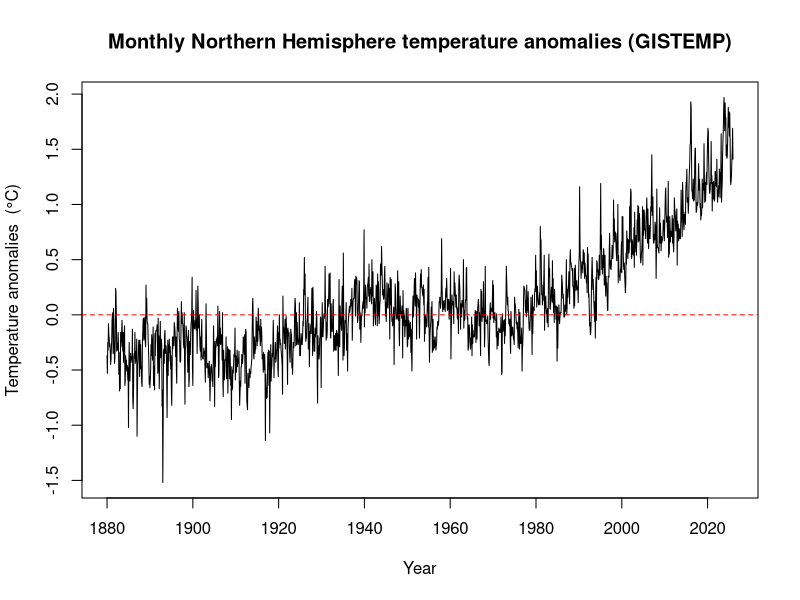
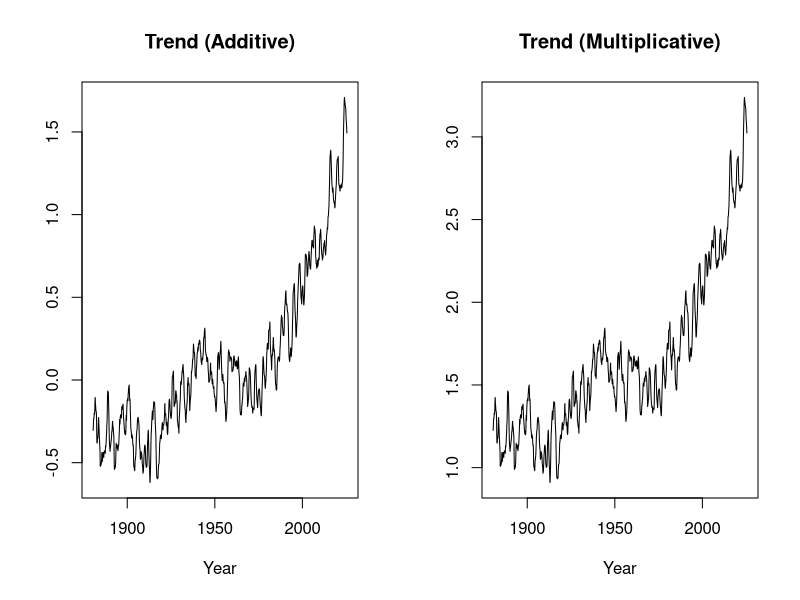
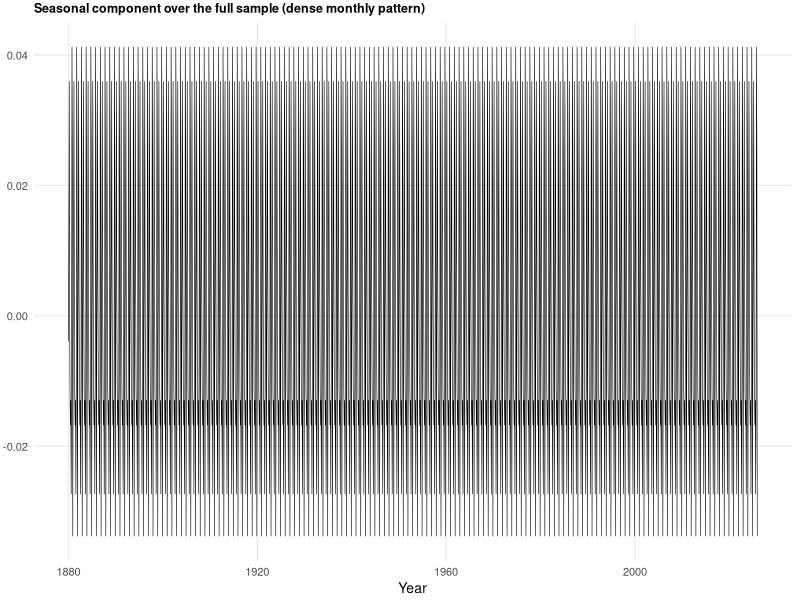
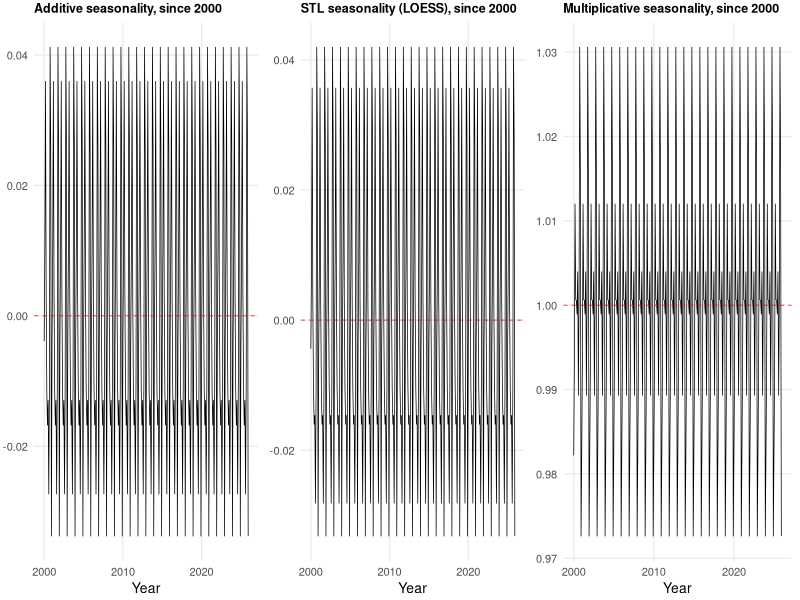
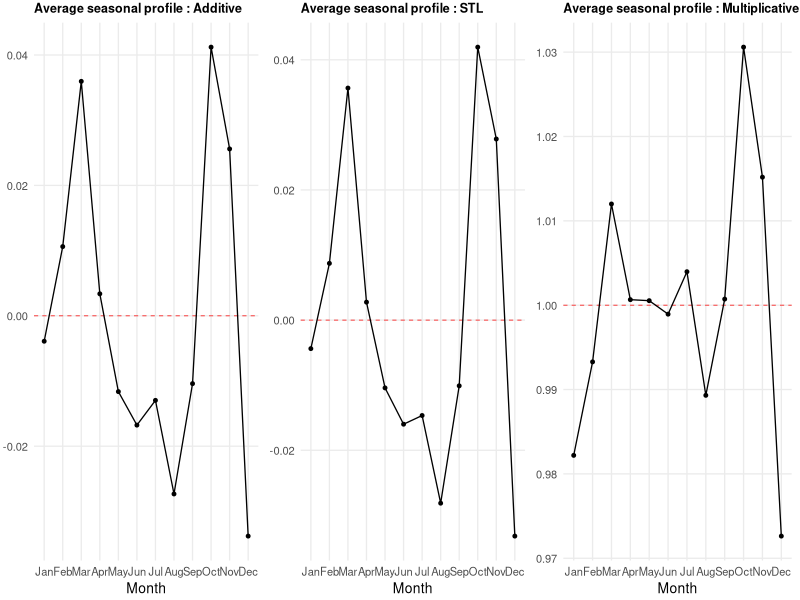
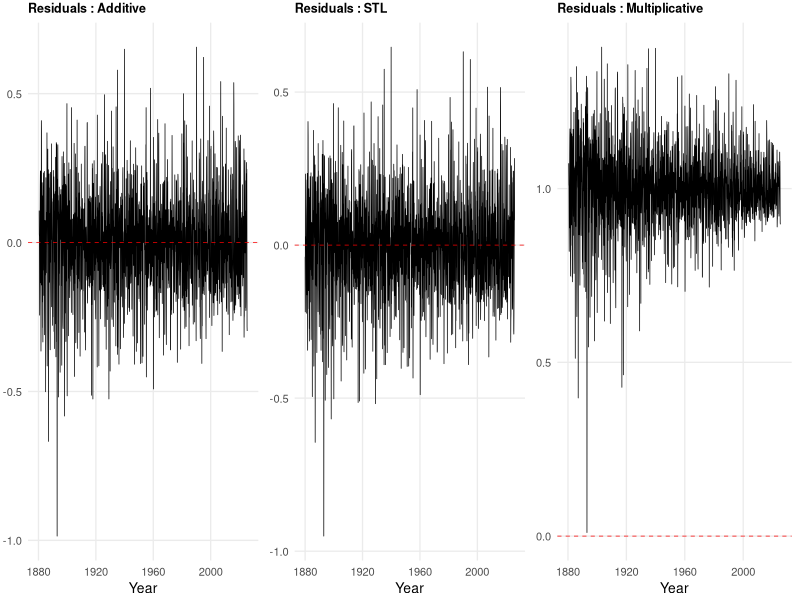
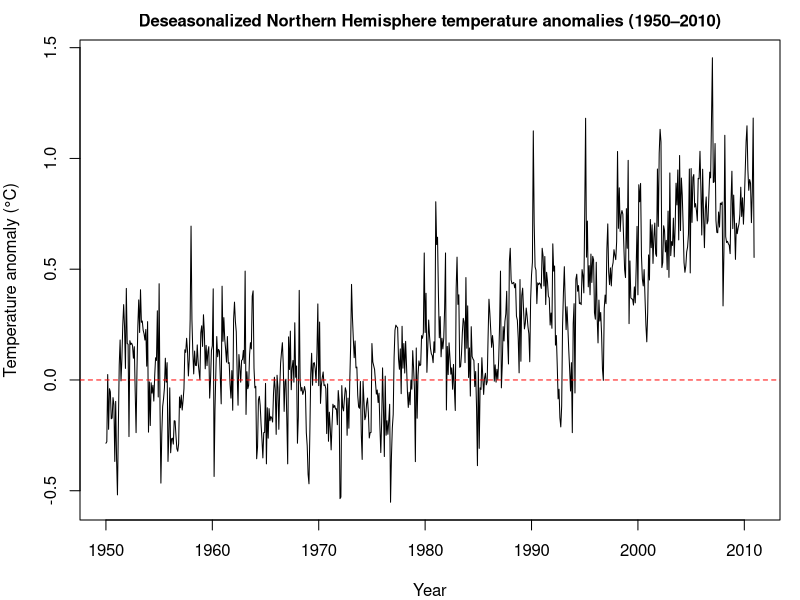
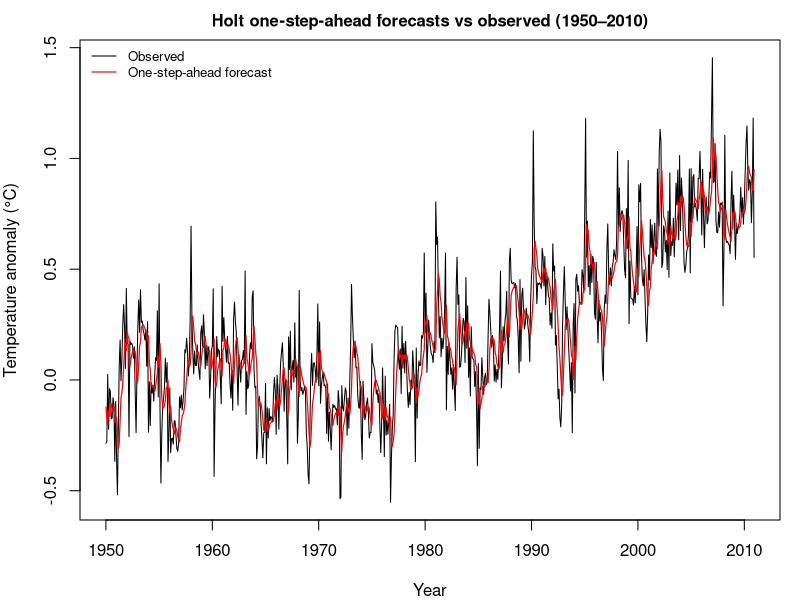

Write the R code that produced these figures, in order.
## ---- chunk 1
rm(list = ls())
library(forecast)

knitr::opts_chunk$set(echo = FALSE, warning = FALSE, message = FALSE)
## ---- chunk 2
df <- read.csv("gistemp.csv", skip = 1, na.strings = "***")
#head(df)
monthly_matrix <- as.matrix(df[, 2:13])
monthly_vector <- as.numeric(t(monthly_matrix))

gistemp_ts <- ts(monthly_vector, start = c(1880, 1), frequency = 12)
plot(gistemp_ts, main = "Monthly Northern Hemisphere temperature anomalies (GISTEMP)", xlab = "Year", ylab = "Temperature anomalies  (°C)", xaxt = "n")
axis(1, at = seq(1880, 2020, by = 20))
abline(h = 0, lty = 2, col='red')
## ---- chunk 3
library(ggplot2)
library(gridExtra)

#to ensure positive values when needed
shift <- 0
if (min(gistemp_ts, na.rm = TRUE) <= 0) {
  shift <- abs(min(gistemp_ts, na.rm = TRUE)) + 0.01
}
gistemp_pos <- gistemp_ts + shift

dec_add  <- decompose(gistemp_ts,  type = "additive")
dec_mult <- decompose(gistemp_pos, type = "multiplicative")
stl_fit  <- stl(gistemp_ts, s.window = "periodic")

#conversion of the decompose() object for a cleaner output
df_decomp <- function(dec_obj) {
  data.frame(
    t = as.numeric(time(dec_obj$x)),
    month = as.integer(cycle(dec_obj$x)), #monthly index to aggregate seasonal effects for better visualization
    observed = as.numeric(dec_obj$x),
    trend = as.numeric(dec_obj$trend),
    seasonal = as.numeric(dec_obj$seasonal),
    residual = as.numeric(dec_obj$random)
  )
}

df_stl <- function(stl_obj, y) {
  data.frame(
    t = as.numeric(time(stl_obj$time.series[, 1])),
    month = as.integer(cycle(y)), #monthly index as in df_decomp
    observed = as.numeric(y),
    trend = as.numeric(stl_obj$time.series[, "trend"]),
    seasonal = as.numeric(stl_obj$time.series[, "seasonal"]),
    residual = as.numeric(stl_obj$time.series[, "remainder"])
  )
}

df_add  <- df_decomp(dec_add)
df_mult <- df_decomp(dec_mult)
df_s    <- df_stl(stl_fit, gistemp_ts)
## ---- chunk 4

op <- par(mfrow = c(1, 2))
plot(df_add$t, df_add$trend, type = "l", main = "Trend (Additive)", xlab = "Year", ylab = "")
plot(df_mult$t, df_mult$trend, type = "l", main = "Trend (Multiplicative)", xlab = "Year", ylab = "")
par(op)
## ---- chunk 5
library(ggplot2)
library(gridExtra)

#theme to prevent overlap
base_theme <- theme_minimal(base_size = 10) +
  theme(plot.title = element_text(face = "bold", size = 9),
        plot.margin = margin(2, 6, 2, 2),
        panel.grid.minor = element_blank())

ggplot(df_add, aes(t, seasonal)) +
  geom_line(size = 0.2) +
  labs(
    title = "Seasonal component over the full sample (dense monthly pattern)",
    x = "Year", y = NULL
  ) +
  base_theme
## ---- chunk 6
library(ggplot2)
library(gridExtra)

df_add_z  <- subset(df_add,  t >= 2000) #from year 2000
df_mult_z <- subset(df_mult, t >= 2000)
df_s_z    <- subset(df_s,    t >= 2000)

mk_seas_time <- function(df, ttl, ref_line) {
  ggplot(df, aes(t, seasonal)) +
    geom_line(size = 0.25) +
    geom_hline(yintercept = ref_line, linetype = "dashed", size = 0.25, col='red') +
    labs(title = ttl, x = "Year", y = NULL) +
    base_theme +
    theme(plot.title = element_text(size = 9))
}

p_add  <- mk_seas_time(df_add_z, "Additive seasonality, since 2000",0)

p_stl  <- mk_seas_time(df_s_z, "STL seasonality (LOESS), since 2000",0)

p_mult <- mk_seas_time(df_mult_z, "Multiplicative seasonality, since 2000",1)

gridExtra::grid.arrange(p_add, p_stl, p_mult, ncol = 3)

## ---- chunk 7
library(ggplot2)
library(gridExtra)

#We create seasonal profile (12months average) for readability
agg_add  <- aggregate(seasonal ~ month, data = df_add,  FUN = mean, na.rm = TRUE)
agg_mult <- aggregate(seasonal ~ month, data = df_mult, FUN = mean, na.rm = TRUE)
agg_stl  <- aggregate(seasonal ~ month, data = df_s,    FUN = mean, na.rm = TRUE)

mk_month <- function(df_avg, ttl, ref_line) {
  ggplot(df_avg, aes(month, seasonal)) +
    geom_hline(yintercept = ref_line, linetype = "dashed", size = 0.25, col='red') +
    geom_line(size = 0.45) +
    geom_point(size = 1) +
    scale_x_continuous(
      breaks = 1:12,
      labels = c("Jan","Feb","Mar","Apr","May","Jun","Jul","Aug","Sep","Oct","Nov","Dec")
    ) +
    labs(title = ttl, x = "Month", y = NULL) +
    base_theme +
    theme(plot.title = element_text(size = 9))
}

q_add  <- mk_month(agg_add,  "Average seasonal profile : Additive", 0)
q_stl  <- mk_month(agg_stl,  "Average seasonal profile : STL", 0)
q_mult <- mk_month(agg_mult, "Average seasonal profile : Multiplicative", 1)

gridExtra::grid.arrange(q_add, q_stl, q_mult, ncol = 3)

## ---- chunk 8
library(ggplot2)
library(gridExtra)

mk_residuals <- function(df, ttl) {
  ggplot(df, aes(t, residual)) +
    geom_line(size = 0.25) +
    geom_hline(yintercept = 0, linetype = "dashed", size = 0.25, col='red') +
    labs(title = ttl, x = "Year", y = NULL) +
    base_theme +
    theme(plot.title = element_text(size = 9))
}

res_add  <- mk_residuals(df_add,"Residuals : Additive")
res_stl  <- mk_residuals(df_s,"Residuals : STL")
res_mult <- mk_residuals(df_mult,"Residuals : Multiplicative")

gridExtra::grid.arrange(res_add, res_stl, res_mult, ncol = 3)
## ---- chunk 9
seasonal_component <- stl_fit$time.series[, "seasonal"]
deseasonalized <- gistemp_ts - seasonal_component
train <- window(deseasonalized, start = c(1950, 1), end = c(2010, 12))

par(mar = c(4,4,2,1))  # cleaner margins

plot(train,
     main = "Deseasonalized Northern Hemisphere temperature anomalies (1950–2010)",
     xlab = "Year",
     ylab = "Temperature anomaly (°C)",
     col = "black",
     lwd = 1,
     cex.main = 1,
     cex.lab = 0.9,
     cex.axis = 0.8)

abline(h = 0, lty = 2, col = "red")

## ---- chunk 10

library(forecast)

## --- Fit Holt's linear method (beta = TRUE, gamma = FALSE) ---
fit_holt <- holt(train, h = 1)

alpha_holt <- fit_holt$model$par["alpha"]
beta_holt  <- fit_holt$model$par["beta"]

alpha_holt  # 0.288203
beta_holt   # 0.0003834748

## --- One-step-ahead fitted values vs observed ---
par(mar = c(4, 4, 2, 1))

plot(train,
     main     = "Holt one-step-ahead forecasts vs observed (1950–2010)",
     xlab     = "Year",
     ylab     = "Temperature anomaly (°C)",
     col      = "black",
     lwd      = 1,
     cex.main = 1,
     cex.lab  = 0.9,
     cex.axis = 0.8)

lines(fitted(fit_holt), col = "red", lwd = 1.2)

legend("topleft",
       legend = c("Observed", "One-step-ahead forecast"),
       col    = c("black", "red"),
       lwd    = c(1, 1.2),
       cex    = 0.8,
       bty    = "n")



## ---- chunk 11
## --- Holt-Winters with trend (beta = TRUE, gamma = FALSE) ---
fit_holt2 <- HoltWinters(train, beta = TRUE, gamma = FALSE)

# Extract parameters correctly
alpha_holt2 <- fit_holt2$alpha   # numeric estimated alpha
beta_holt2  <- fit_holt2$beta    # numeric estimated beta — this is the fix!

alpha_holt2
beta_holt2

## --- One-step-ahead fitted values vs observed ---
par(mar = c(4, 4, 2, 1))

plot(train,
     main    = "Holt-Winters one-step-ahead forecasts vs observed (1950–2010)",
     xlab    = "Year",
     ylab    = "Temperature anomaly (°C)",
     col     = "black",
     lwd     = 1,
     cex.main = 1,
     cex.lab  = 0.9,
     cex.axis = 0.8)

lines(fitted(fit_holt2)[, "xhat"], col = "red", lwd = 1.2)

legend("topleft",
       legend = c("Observed", "One-step-ahead forecast"),
       col    = c("black", "red"),
       lwd    = c(1, 1.2),
       cex    = 0.8,
       bty    = "n")

## ---- chunk 12
# Forecasting the deseasonalized series (15 years ahead = 180 months)
library(forecast)

h_years <- 15
h_months <- h_years * 12

# --- Refit/compute forecasts with holt() (forecast package) on the deseasonalized train ---
# (train is already the deseasonalized ts for Jan1950-Dec2010 from your previous code)
holt_fc <- holt(train, h = h_months, level = c(80, 95), damped = FALSE)

# -- Forecast from your HoltWinters fit (already named fit_holt2) --
# fit_holt2 was fitted to 'train' earlier via HoltWinters(train, beta=TRUE, gamma=FALSE)
hw_fc <- forecast(fit_holt2, h = h_months, level = c(80, 95))

# --- Plot deseasonalized observed (train) and forecasts (both methods) ---
par(mfrow = c(1,2), mar = c(4,4,2,1))

# Panel A: holt() forecast (deseasonalized)
plot(window(deseasonalized, start = c(1950,1), end = c(2010,12)),
     main = "Holt forecasts on deseasonalized series (1950–2010 train)",
     xlab = "Year", ylab = "Deseasonalized anomaly (°C)",
     col = "black", lwd = 1)
# add holt point forecasts and intervals
lines(holt_fc$mean, col = "red", lwd = 1.2)
# 80% interval
lines(ts(holt_fc$lower[ ,1], start = time(holt_fc$mean)[1], frequency = 12), col = "red", lty = 2)
lines(ts(holt_fc$upper[ ,1], start = time(holt_fc$mean)[1], frequency = 12), col = "red", lty = 2)
# 95% interval
lines(ts(holt_fc$lower[ ,2], start = time(holt_fc$mean)[1], frequency = 12), col = "red", lty = 3)
lines(ts(holt_fc$upper[ ,2], start = time(holt_fc$mean)[1], frequency = 12), col = "red", lty = 3)

legend("topleft", legend = c("Observed (train)", "Holt mean", "80% PI", "95% PI"),
       col = c("black", "red", "red", "red"), lwd = c(1,1.2,1,1), lty = c(1,1,2,3),
       bty = "n", cex = 0.8)

# Panel B: Holt-Winters (HoltWinters fitted to train) forecast
plot(window(deseasonalized, start = c(1950,1), end = c(2010,12)),
     main = "Holt-Winters (via forecast()) on deseasonalized series",
     xlab = "Year", ylab = "Deseasonalized anomaly (°C)",
     col = "black", lwd = 1)
lines(hw_fc$mean, col = "blue", lwd = 1.2)
lines(ts(hw_fc$lower[ ,1], start = time(hw_fc$mean)[1], frequency = 12), col = "blue", lty = 2)
lines(ts(hw_fc$upper[ ,1], start = time(hw_fc$mean)[1], frequency = 12), col = "blue", lty = 2)
lines(ts(hw_fc$lower[ ,2], start = time(hw_fc$mean)[1], frequency = 12), col = "blue", lty = 3)
lines(ts(hw_fc$upper[ ,2], start = time(hw_fc$mean)[1], frequency = 12), col = "blue", lty = 3)

legend("topleft", legend = c("Observed (train)", "HW mean", "80% PI", "95% PI"),
       col = c("black", "blue", "blue", "blue"), lwd = c(1,1.2,1,1), lty = c(1,1,2,3),
       bty = "n", cex = 0.8)

# reset plotting
par(mfrow = c(1,1))

# --- MAE evaluation at horizons if observed out-of-sample exists (deseasonalized) ---
# observed out-of-sample deseasonalized values (2011-...): may be shorter than full 15 years depending on your CSV
obs_oos <- window(deseasonalized, start = c(2011,1), end = c(2010 + h_years, 12))

horizons <- c(1, 5, 10, 15)
mae_table <- data.frame(horizon_years = horizons, MAE_holt = NA_real_, MAE_hw = NA_real_)

for (i in seq_along(horizons)) {
  yrs <- horizons[i]
  m <- yrs * 12
  # ensure we have at least m observed months after 2010
  if (length(obs_oos) >= m) {
    obs_slice <- as.numeric(window(deseasonalized, start = c(2011,1), end = c(2010 + yrs, 12)))
    holt_slice <- as.numeric(holt_fc$mean[1:m])
    hw_slice   <- as.numeric(hw_fc$mean[1:m])
    mae_table$MAE_holt[i] <- mean(abs(obs_slice - holt_slice))
    mae_table$MAE_hw[i]   <- mean(abs(obs_slice - hw_slice))
  } else {
    mae_table$MAE_holt[i] <- NA
    mae_table$MAE_hw[i]   <- NA
  }
}

# write MAE table for the report (and print to console for quick check)
write.csv(mae_table, "mae_task2_holt_vs_hw.csv", row.names = FALSE)
mae_table
## ---- chunk 13
## --- 15-year forecast from end of 2010 ---
fit_holt_forecast <- holt(train, h = 15 * 12)

autoplot(fit_holt_forecast) +
  autolayer(train, series = "Observed") +
  labs(
    title  = "15-year Holt forecast of deseasonalized temperature anomalies (2011–2025)",
    x      = "Year",
    y      = "Temperature anomaly (°C)"
  ) +
  theme_minimal(base_size = 10) +
  theme(legend.title = element_blank())
## ---- chunk 14
library(forecast)
library(ggplot2)

## --- 15-year forecast from end of 2010 ---
fit_holt_forecast <- forecast(holt(train, h = 15 * 12))

fc_df <- data.frame(
  time = as.numeric(time(fit_holt_forecast$mean)),
  mean = as.numeric(fit_holt_forecast$mean),
  lo80 = as.numeric(fit_holt_forecast$lower[, 1]),
  hi80 = as.numeric(fit_holt_forecast$upper[, 1]),
  lo95 = as.numeric(fit_holt_forecast$lower[, 2]),
  hi95 = as.numeric(fit_holt_forecast$upper[, 2])
)

train_df <- data.frame(
  time  = as.numeric(time(train)),
  value = as.numeric(train)
)

ggplot() +
  geom_ribbon(data = fc_df, aes(x = time, ymin = lo95, ymax = hi95), fill = "steelblue", alpha = 0.2) +
  geom_ribbon(data = fc_df, aes(x = time, ymin = lo80, ymax = hi80), fill = "steelblue", alpha = 0.3) +
  geom_line(data = train_df, aes(x = time, y = value), colour = "black", linewidth = 0.5) +
  geom_line(data = fc_df, aes(x = time, y = mean), colour = "steelblue", linewidth = 0.8) +
  labs(
    title = "15-year Holt forecast of deseasonalized temperature anomalies (2011–2025)",
    x     = "Year",
    y     = "Temperature anomaly (°C)"
  ) +
  theme_minimal(base_size = 10)
## ---- chunk 15
## --- MAE at horizons: 1, 5, 10, 15 years ---
actual <- window(deseasonalized, start = c(2011, 1), end = c(2025, 12))
forecasts <- fit_holt_forecast$mean  # point forecasts from holt

horizons <- c(1, 5, 10, 15)
mae_results <- sapply(horizons, function(yr) {
  h <- yr * 12
  mean(abs(forecasts[1:h] - actual[1:h]))
})

mae_table <- data.frame(
  horizon_years = horizons,
  MAE_holt      = mae_results
)

knitr::kable(mae_table, digits = 7, align = c("r", "r"),
             caption = "MAE at increasing forecast horizons")
